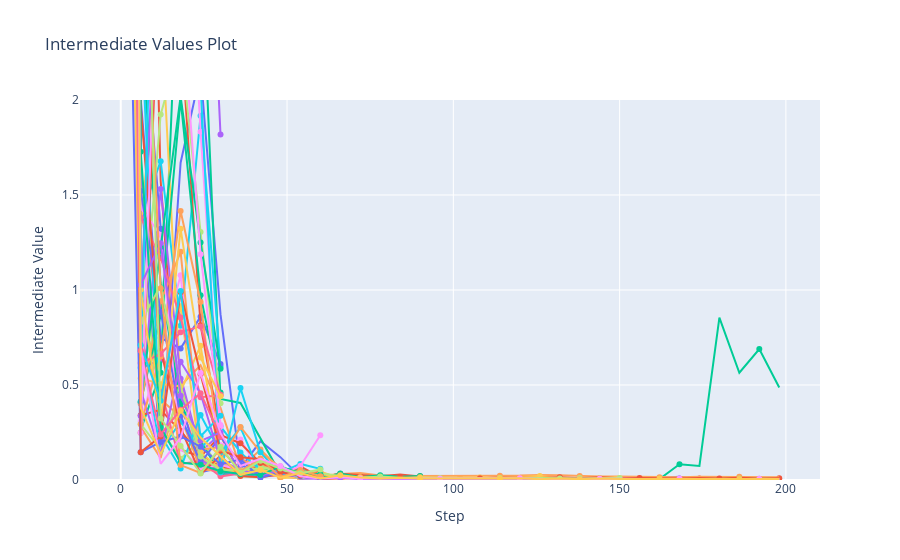

Notebook code cell kept with this figure:
### Code cell
fig = optuna.visualization.plot_intermediate_values(study)

# Fix the visible y-range
fig.update_yaxes(range=[0.0, 2])
